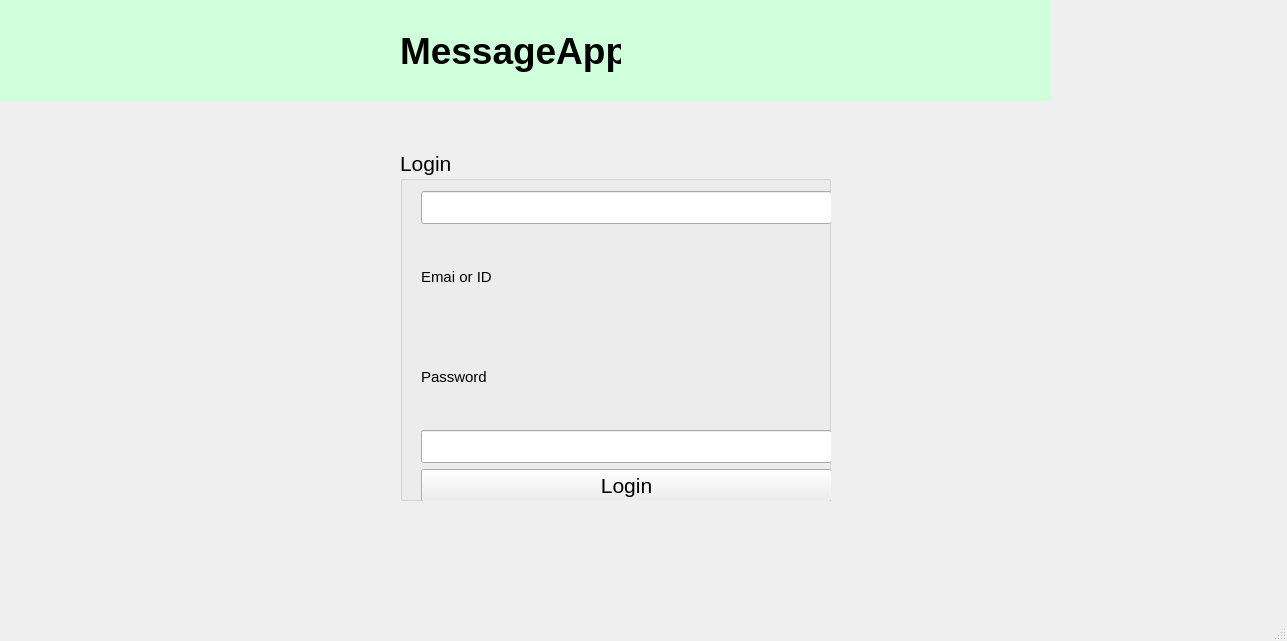
<?xml version="1.0" encoding="UTF-8"?>
<ui version="4.0">
 <class>MainWindow</class>
 <widget class="QMainWindow" name="MainWindow">
  <property name="geometry">
   <rect>
    <x>0</x>
    <y>0</y>
    <width>1287</width>
    <height>641</height>
   </rect>
  </property>
  <property name="windowTitle">
   <string>MessageApp</string>
  </property>
  <property name="windowIcon">
   <iconset resource="src.qrc">
    <normaloff>:/images/windowsIcon.png</normaloff>:/images/windowsIcon.png</iconset>
  </property>
  <property name="styleSheet">
   <string notr="true">#centralwidget {
	
	background-image: url(:/images/bg.jpg);
}</string>
  </property>
  <widget class="QWidget" name="centralwidget">
   <widget class="QGroupBox" name="groupBox_login">
    <property name="geometry">
     <rect>
      <x>400</x>
      <y>150</y>
      <width>431</width>
      <height>351</height>
     </rect>
    </property>
    <property name="font">
     <font>
      <pointsize>16</pointsize>
     </font>
    </property>
    <property name="title">
     <string>Login</string>
    </property>
    <widget class="QWidget" name="layoutWidget">
     <property name="geometry">
      <rect>
       <x>21</x>
       <y>41</y>
       <width>411</width>
       <height>311</height>
      </rect>
     </property>
     <layout class="QVBoxLayout" name="verticalLayout">
      <item>
       <widget class="QLineEdit" name="username_input"/>
      </item>
      <item>
       <widget class="QLabel" name="username">
        <property name="font">
         <font>
          <pointsize>11</pointsize>
         </font>
        </property>
        <property name="text">
         <string>Emai or ID</string>
        </property>
       </widget>
      </item>
      <item>
       <widget class="QLabel" name="password">
        <property name="font">
         <font>
          <pointsize>11</pointsize>
         </font>
        </property>
        <property name="text">
         <string>Password</string>
        </property>
       </widget>
      </item>
      <item>
       <widget class="QLineEdit" name="password_input">
        <property name="echoMode">
         <enum>QLineEdit::Password</enum>
        </property>
       </widget>
      </item>
      <item>
       <widget class="QPushButton" name="pushButton_login">
        <property name="text">
         <string>Login</string>
        </property>
       </widget>
      </item>
     </layout>
    </widget>
   </widget>
   <widget class="QWidget" name="topPanel" native="true">
    <property name="geometry">
     <rect>
      <x>0</x>
      <y>0</y>
      <width>1051</width>
      <height>101</height>
     </rect>
    </property>
    <property name="styleSheet">
     <string notr="true">#topPanel {
	background-color:rgb(208, 255, 219)
}</string>
    </property>
    <widget class="QLabel" name="nameApp">
     <property name="geometry">
      <rect>
       <x>400</x>
       <y>20</y>
       <width>221</width>
       <height>61</height>
      </rect>
     </property>
     <property name="font">
      <font>
       <pointsize>28</pointsize>
       <bold>true</bold>
       <kerning>false</kerning>
      </font>
     </property>
     <property name="styleSheet">
      <string notr="true">#label{
	color: rgb(0, 0, 127);
}</string>
     </property>
     <property name="text">
      <string>MessageApp</string>
     </property>
    </widget>
   </widget>
  </widget>
  <widget class="QMenuBar" name="menubar">
   <property name="geometry">
    <rect>
     <x>0</x>
     <y>0</y>
     <width>1287</width>
     <height>21</height>
    </rect>
   </property>
  </widget>
  <widget class="QStatusBar" name="statusbar"/>
 </widget>
 <resources>
  <include location="src.qrc"/>
 </resources>
 <connections/>
</ui>
